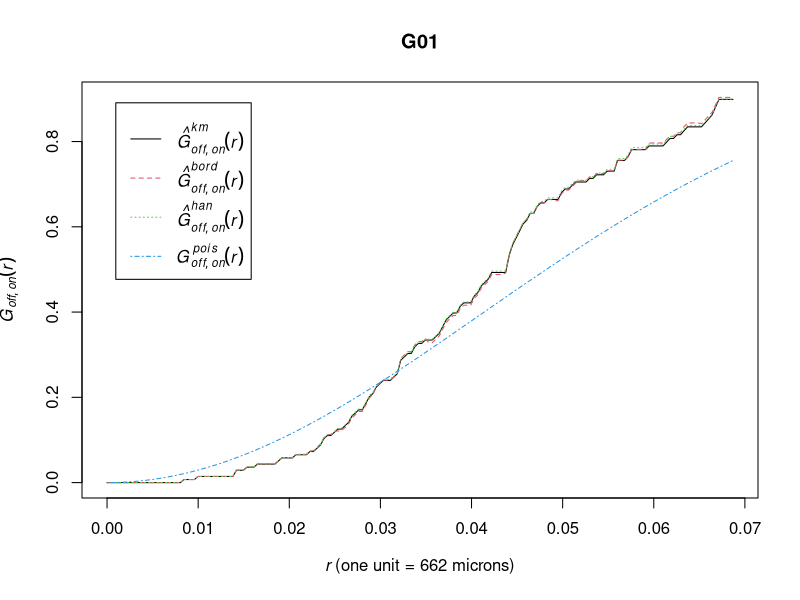

Recreate this plot in R.
library(spatstat)


### Name: Gcross
### Title: Multitype Nearest Neighbour Distance Function (i-to-j)
### Aliases: Gcross
### Keywords: spatial nonparametric

### ** Examples

    # amacrine cells data
    G01 <- Gcross(amacrine)

    # equivalent to:
    ## Not run: 
##D     G01 <- Gcross(amacrine, "off", "on")
##D     
## End(Not run)

    plot(G01)

    # empty space function of `on' points
    ## Not run: 
##D        F1 <- Fest(split(amacrine)$on, r = G01$r)
##D        lines(F1$r, F1$km, lty=3)
##D     
## End(Not run)

    # synthetic example    
    pp <- runifpoispp(30)
    pp <- pp %mark% factor(sample(0:1, npoints(pp), replace=TRUE))
    G <- Gcross(pp, "0", "1")   # note: "0" not 0
